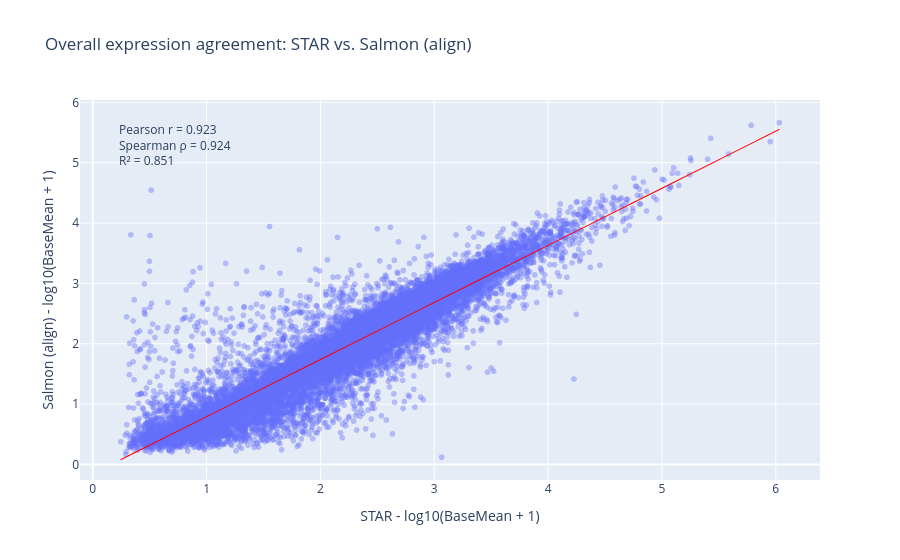

The notebook cell this image was saved under:
### Markdown cell above
STAR + featureCounts vs. STAR + Salmon_align

### Code cell
x = merged_bm["log10_baseMean_STAR"]
y = merged_bm["log10_baseMean_Salmon_align"]

pearson_r, _ = pearsonr(x, y)
spearman_r, _ = spearmanr(x, y)
r2 = pearson_r ** 2

fig = px.scatter(
    merged_bm,
    x="log10_baseMean_STAR",
    y="log10_baseMean_Salmon_align",
    opacity=0.4,
    trendline="ols",
    hover_name="transcript_id",
    labels={
        "log10_baseMean_STAR": "STAR - log10(BaseMean + 1)",
        "log10_baseMean_Salmon_align": "Salmon (align) - log10(BaseMean + 1)"
    },
    title="Overall expression agreement: STAR vs. Salmon (align)"
)

fig.add_annotation(
    x=0.05,
    y=0.95,
    xref="paper",
    yref="paper",
    showarrow=False,
    align="left",
    text=(
        f"Pearson r = {pearson_r:.3f}<br>"
        f"Spearman ρ = {spearman_r:.3f}<br>"
        f"R² = {r2:.3f}"
    )
)

fig.update_traces(
    line=dict(color="red", width=1),
    selector=dict(mode="lines")
)

fig.show()

print("STAR vs Salmon (align)")
print(f"  Pearson r  = {pearson_r:.3f}")
print(f"  Spearman ρ = {spearman_r:.3f}")
print(f"  R²         = {r2:.3f}\n")

### Figure 1 — Plotly figure (JSON) as saved in the notebook; plotly's stock layout.template omitted (floating-point values rounded to 4 significant figures; data arrays with more than 128 entries replaced by an {"elided": "..."} marker saying what was removed)
{"data": [{"hovertemplate": "<b>%{hovertext}</b><br><br>STAR - log10(BaseMean + 1)=%{x}<br>Salmon (align) - log10(BaseMean + 1)=%{y}<extra></extra>", "hovertext": {"elided": "14840 str values"}, "legendgroup": "", "marker": {"color": "#636efa", "opacity": 0.4, "symbol": "circle"}, "mode": "markers", "name": "", "showlegend": false, "type": "scattergl", "x": {"elided": "14840 float values"}, "xaxis": "x", "y": {"elided": "14840 float values"}, "yaxis": "y"}, {"hovertemplate": "<b>OLS trendline</b><br>log10_baseMean_Salmon_align = 0.945896 * log10_baseMean_STAR + -0.152953<br>R<sup>2</sup>=0.851065<br><br>STAR - log10(BaseMean + 1)=%{x}<br>Salmon (align) - log10(BaseMean + 1)=%{y} <b>(trend)</b><extra></extra>", "legendgroup": "", "line": {"color": "red", "width": 1}, "marker": {"color": "#636efa", "symbol": "circle"}, "mode": "lines", "name": "", "showlegend": false, "type": "scattergl", "x": {"elided": "14840 float values"}, "xaxis": "x", "y": {"elided": "14840 float values"}, "yaxis": "y"}], "layout": {"annotations": [{"align": "left", "showarrow": false, "text": "Pearson r = 0.923<br>Spearman ρ = 0.924<br>R² = 0.851", "x": 0.05, "xref": "paper", "y": 0.95, "yref": "paper"}], "legend": {"tracegroupgap": 0}, "title": {"text": "Overall expression agreement: STAR vs. Salmon (align)"}, "xaxis": {"anchor": "y", "domain": [0, 1], "title": {"text": "STAR - log10(BaseMean + 1)"}}, "yaxis": {"anchor": "x", "domain": [0, 1], "title": {"text": "Salmon (align) - log10(BaseMean + 1)"}}}}
